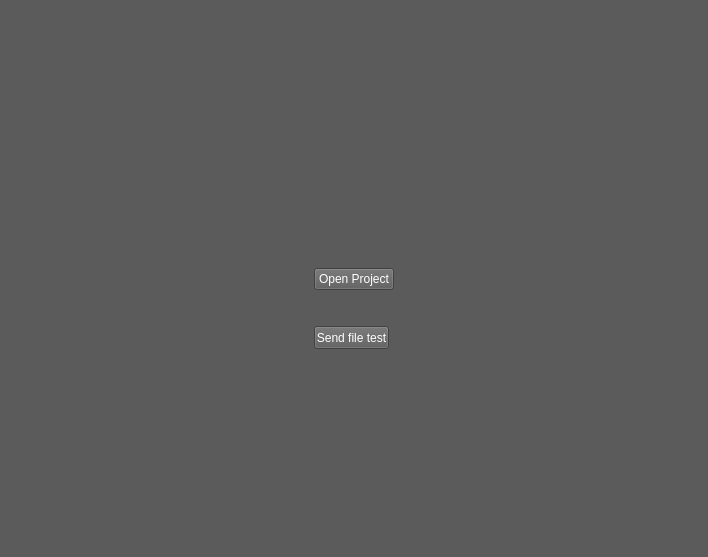
<?xml version="1.0" encoding="UTF-8"?>
<ui version="4.0">
 <class>DicomSource</class>
 <widget class="QWidget" name="DicomSource">
  <property name="geometry">
   <rect>
    <x>0</x>
    <y>0</y>
    <width>708</width>
    <height>557</height>
   </rect>
  </property>
  <property name="windowTitle">
   <string>Form</string>
  </property>
  <property name="styleSheet">
   <string notr="true">background-color: rgb(91,91,91);
color: white
</string>
  </property>
  <layout class="QHBoxLayout" name="horizontalLayout_3">
   <item>
    <widget class="QWidget" name="widget" native="true">
     <property name="sizePolicy">
      <sizepolicy hsizetype="Expanding" vsizetype="Preferred">
       <horstretch>0</horstretch>
       <verstretch>0</verstretch>
      </sizepolicy>
     </property>
    </widget>
   </item>
   <item>
    <layout class="QVBoxLayout" name="verticalLayout_2">
     <item>
      <widget class="QWidget" name="widget_3" native="true">
       <property name="sizePolicy">
        <sizepolicy hsizetype="Preferred" vsizetype="Expanding">
         <horstretch>0</horstretch>
         <verstretch>0</verstretch>
        </sizepolicy>
       </property>
      </widget>
     </item>
     <item>
      <widget class="QPushButton" name="openProjectButton">
       <property name="text">
        <string>Open Project</string>
       </property>
      </widget>
     </item>
     <item>
      <widget class="QWidget" name="widget_4" native="true">
       <property name="sizePolicy">
        <sizepolicy hsizetype="Preferred" vsizetype="Expanding">
         <horstretch>0</horstretch>
         <verstretch>0</verstretch>
        </sizepolicy>
       </property>
       <widget class="QPushButton" name="sendButton">
        <property name="geometry">
         <rect>
          <x>0</x>
          <y>30</y>
          <width>75</width>
          <height>23</height>
         </rect>
        </property>
        <property name="text">
         <string>Send file test</string>
        </property>
       </widget>
      </widget>
     </item>
    </layout>
   </item>
   <item>
    <widget class="QWidget" name="widget_2" native="true">
     <property name="sizePolicy">
      <sizepolicy hsizetype="Expanding" vsizetype="Preferred">
       <horstretch>0</horstretch>
       <verstretch>0</verstretch>
      </sizepolicy>
     </property>
    </widget>
   </item>
  </layout>
 </widget>
 <resources>
  <include location="dicomRC.qrc"/>
 </resources>
 <connections/>
</ui>
